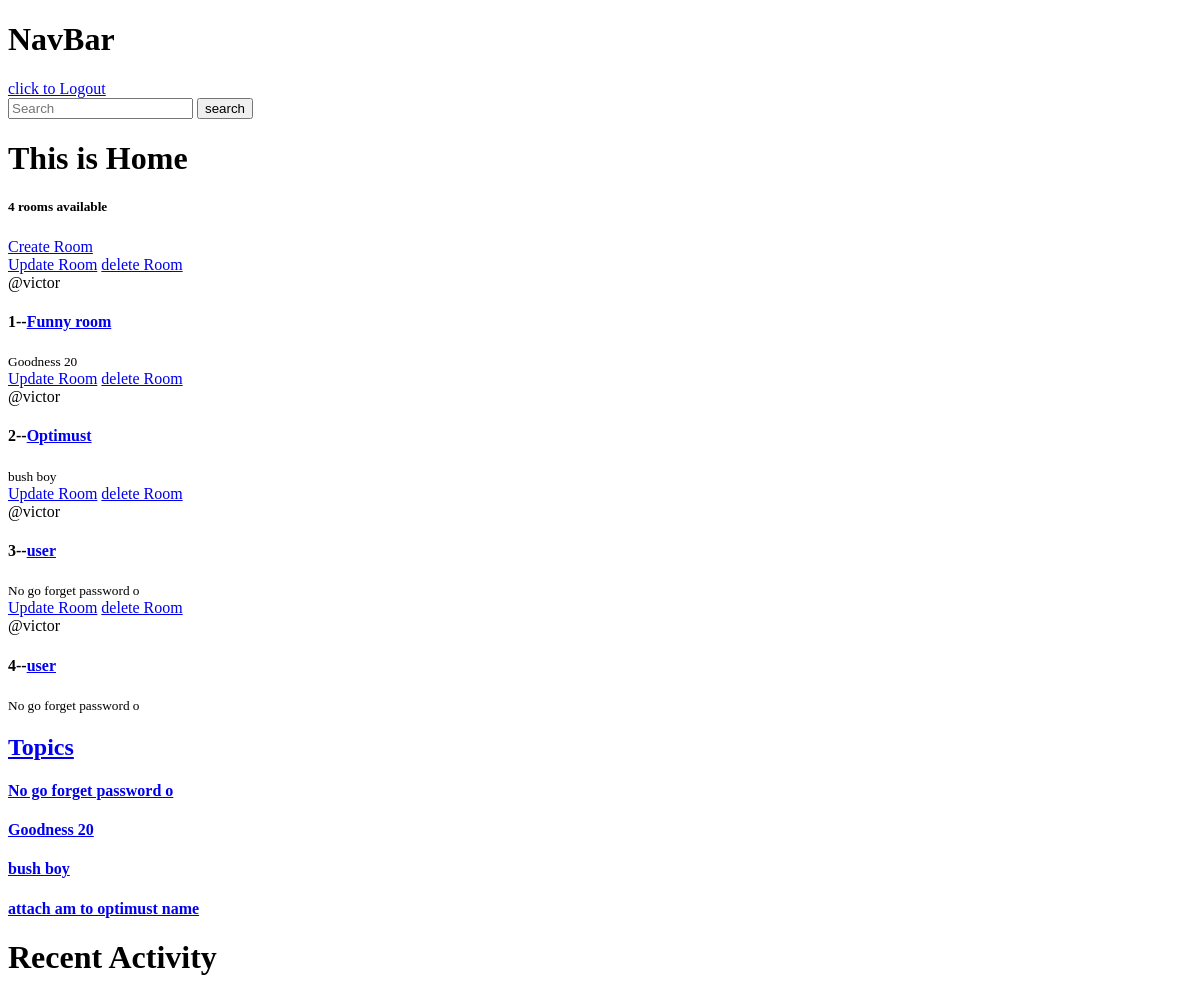
Before: / (signed in) with the older database file.
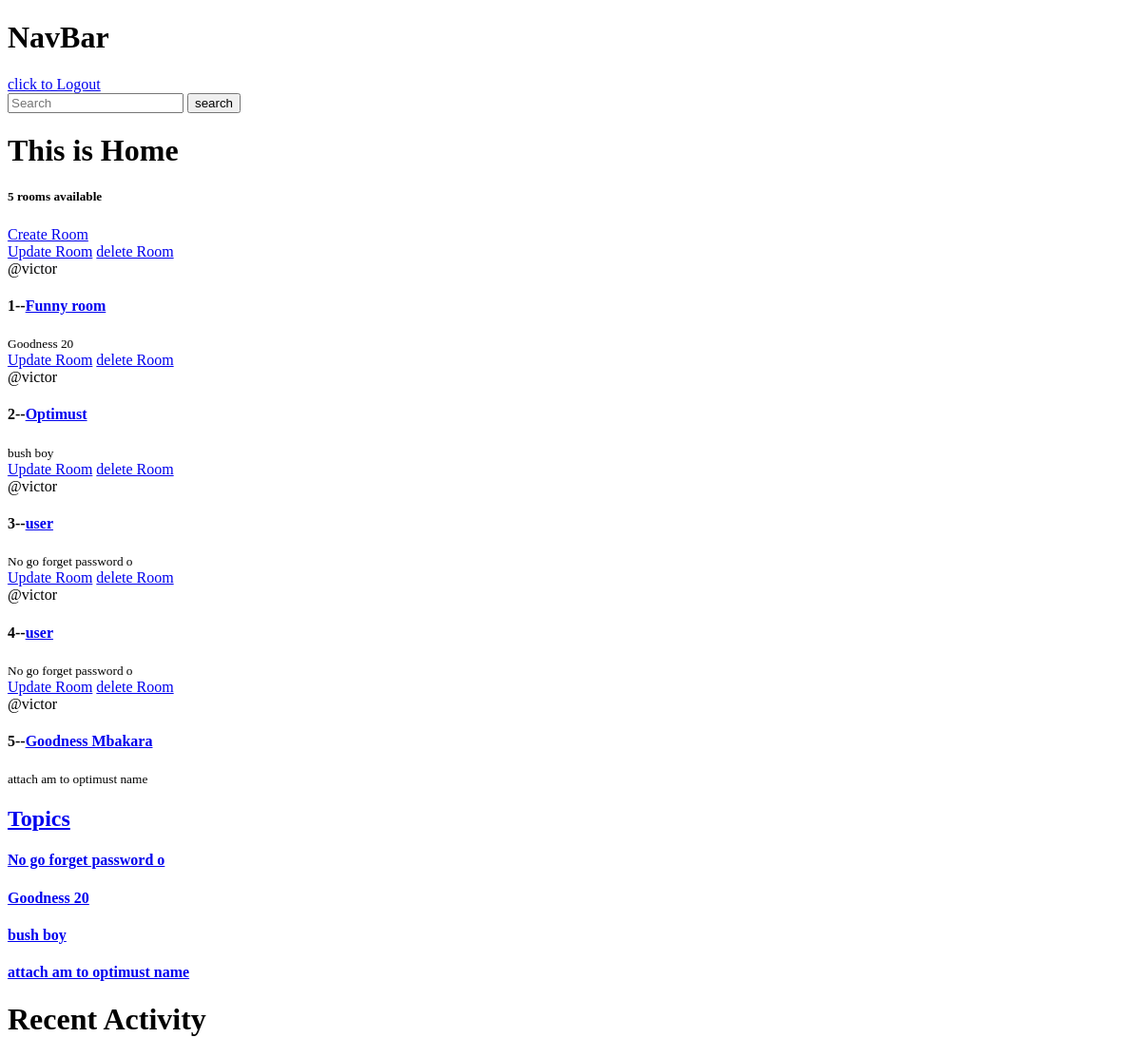
After: the same page with the newer database file.
### base/models.py (models this page shows, shortened)
class Room(models.Model):
    host = models.ForeignKey(User,on_delete=models.SET_NULL,null=True)
    topic = models.ForeignKey('Topic',on_delete=models.SET_NULL,null=True)
    name=models.CharField(max_length=20)
    description=models.TextField(null=True,blank=True)
    updatedtime=models.DateTimeField(auto_now=True)
    createdtime=models.DateTimeField(auto_now=True)

class Topic(models.Model):
    name=models.CharField(max_length=200)
    def __str__(self):
        return self.name

### base/views.py (the view)
# urls.py: 2. Add a URL to urlpatterns:  path('', views.home, name='home')
def home(request):
    q = request.GET.get("q") if request.GET.get("q") is not None else ''
    rooms = Room.objects.filter(Q(name__icontains=q) | Q(topic__name=q) | Q(host__username__icontains=q))
    topics = Topic.objects.all()
    room_count = rooms.count()
    context = {"room": rooms, "topic": topics, "count": room_count}
    return render(request, 'base/index.html', context)

### base/templates/base/index.html (shortened to what this page needs)
{% extends 'base/main.html' %}
{% block content %}
<h1>
    This is Home
</h1>
<h5>
    {{count}} rooms available
</h5>
<a href="{% url 'create-room' %}">Create Room</a>
<div>
    {% for room in room %}
    {% if request.user == room.host %}
    <a href="{% url 'update-room' room.id %}">Update Room</a>
    <a href="{% url 'delete-room' room.id %}">delete Room</a>
    {% endif %}
    <div>
        <span>@{{room.host.username}}</span>
        <h4>
            {{ room.id }}--<a href="{% url 'room' room.id %}">{{ room.name }}</a>
        </h4>
        <small>{{room.topic}}</small>
    </div>
    {% endfor %}
    <h2><a href="{% url 'home' %}">Topics</a></h2>
    <div>
        {% for topic in topic %}
        <h4>
            <a href="{% url 'home' %}?q={{topic.name}} ">{{ topic }}</a>
        </h4>
        {% endfor %}
    </div>
    <div>
        <h1>
            Recent Activity
        </h1>
    </div>
</div>
{% endblock content %}

Changed rows visible on the page:
added Room: shows "Update Room", host.username "victor", id "5", name "Goodness Mbakara", topic "attach am to optimust name"
Other visible differences:
{{ count }}: "4" → "5"
